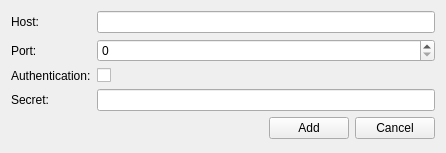
<?xml version="1.0" encoding="UTF-8"?>
<ui version="4.0">
 <class>REDTabSettingsServerMonitoringAddHostDialog</class>
 <widget class="QWidget" name="REDTabSettingsServerMonitoringAddHostDialog">
  <property name="geometry">
   <rect>
    <x>0</x>
    <y>0</y>
    <width>446</width>
    <height>153</height>
   </rect>
  </property>
  <property name="windowTitle">
   <string>Add Host</string>
  </property>
  <layout class="QGridLayout" name="gridLayout">
   <item row="4" column="0" colspan="2">
    <layout class="QHBoxLayout" name="horizontalLayout">
     <item>
      <spacer name="horizontalSpacer">
       <property name="orientation">
        <enum>Qt::Horizontal</enum>
       </property>
       <property name="sizeHint" stdset="0">
        <size>
         <width>40</width>
         <height>20</height>
        </size>
       </property>
      </spacer>
     </item>
     <item>
      <widget class="QPushButton" name="pbutton_sm_add_host_add">
       <property name="text">
        <string>Add</string>
       </property>
      </widget>
     </item>
     <item>
      <widget class="QPushButton" name="pbutton_sm_add_host_cancel">
       <property name="text">
        <string>Cancel</string>
       </property>
      </widget>
     </item>
    </layout>
   </item>
   <item row="0" column="0">
    <widget class="QLabel" name="label">
     <property name="text">
      <string>Host:</string>
     </property>
    </widget>
   </item>
   <item row="0" column="1">
    <widget class="QLineEdit" name="ledit_sm_add_host_host"/>
   </item>
   <item row="1" column="0">
    <widget class="QLabel" name="label_2">
     <property name="text">
      <string>Port:</string>
     </property>
    </widget>
   </item>
   <item row="1" column="1">
    <widget class="QSpinBox" name="sbox_sm_add_host_port"/>
   </item>
   <item row="2" column="1">
    <widget class="QCheckBox" name="chkbox_sm_add_host_authentication">
     <property name="text">
      <string/>
     </property>
    </widget>
   </item>
   <item row="2" column="0">
    <widget class="QLabel" name="label_3">
     <property name="text">
      <string>Authentication:</string>
     </property>
    </widget>
   </item>
   <item row="3" column="0">
    <widget class="QLabel" name="label_4">
     <property name="text">
      <string>Secret:</string>
     </property>
    </widget>
   </item>
   <item row="3" column="1">
    <widget class="QLineEdit" name="ledit_sm_add_host_secret"/>
   </item>
   <item row="5" column="0" colspan="2">
    <spacer name="verticalSpacer">
     <property name="orientation">
      <enum>Qt::Vertical</enum>
     </property>
     <property name="sizeHint" stdset="0">
      <size>
       <width>20</width>
       <height>40</height>
      </size>
     </property>
    </spacer>
   </item>
  </layout>
 </widget>
 <resources/>
 <connections/>
</ui>
